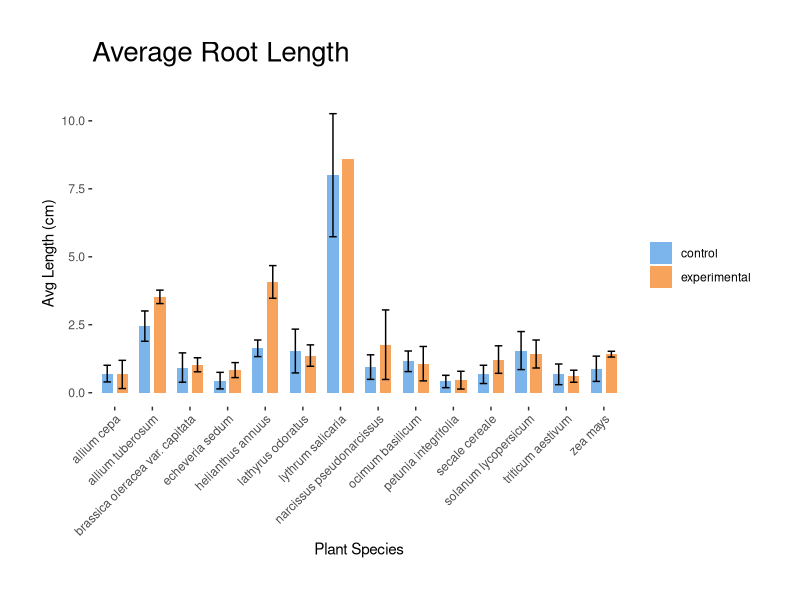
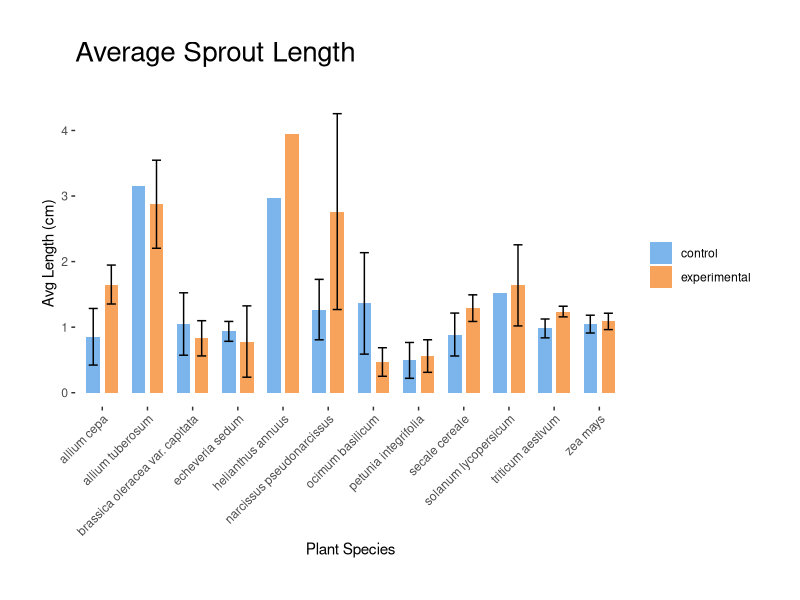
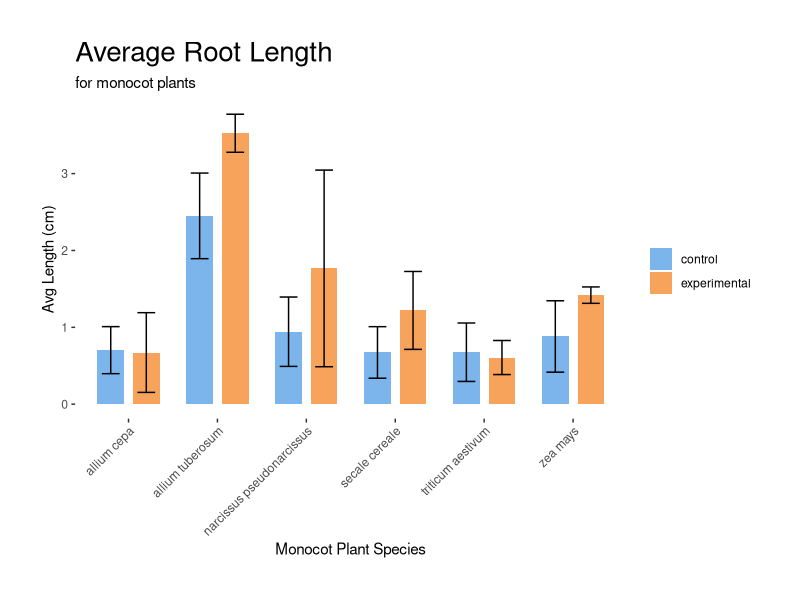
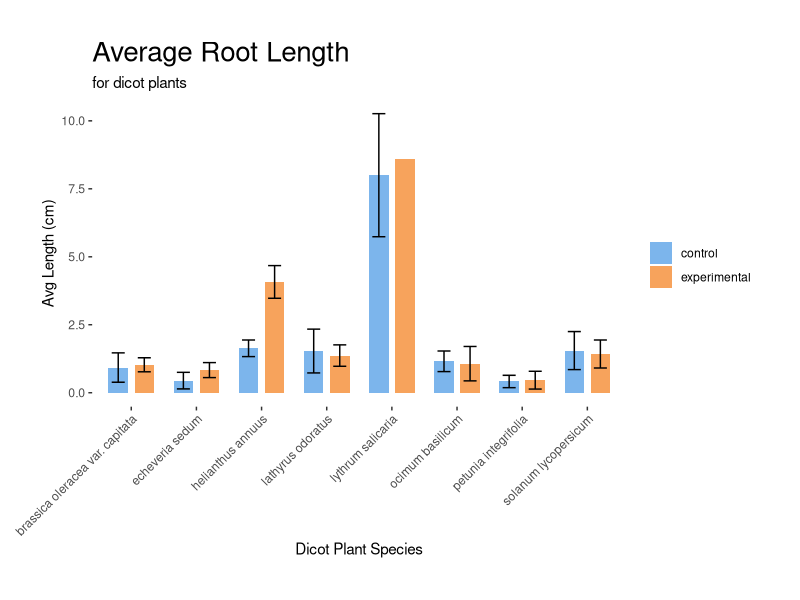
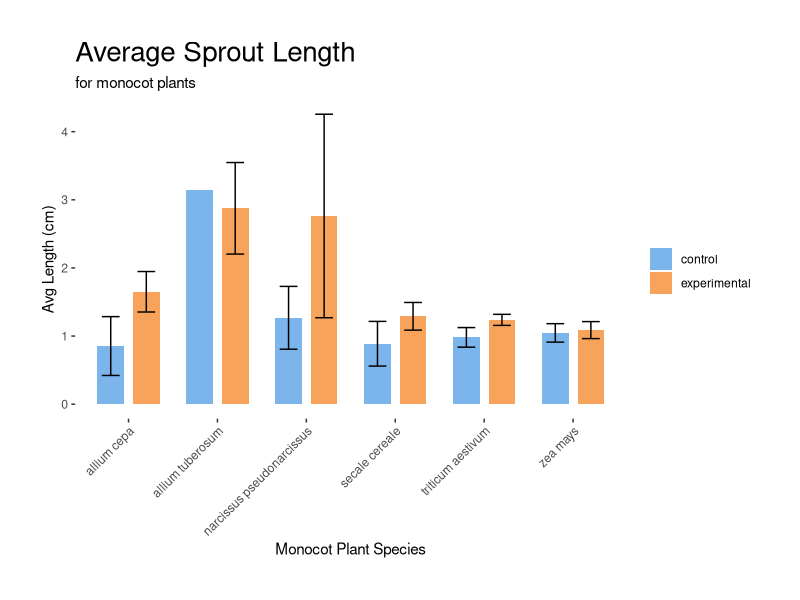
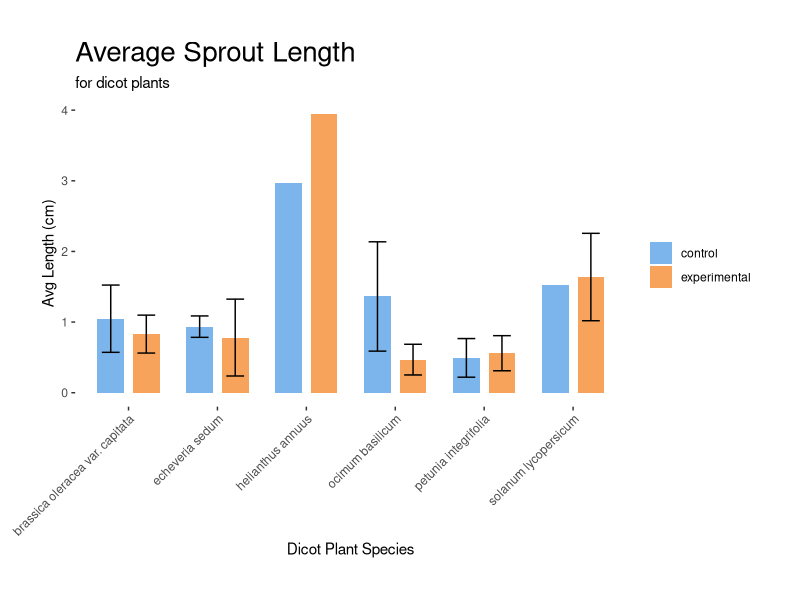
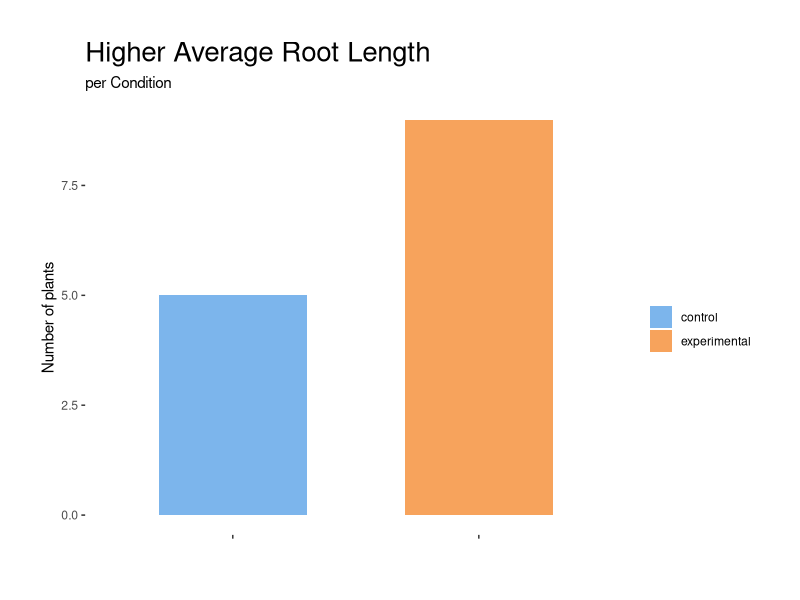
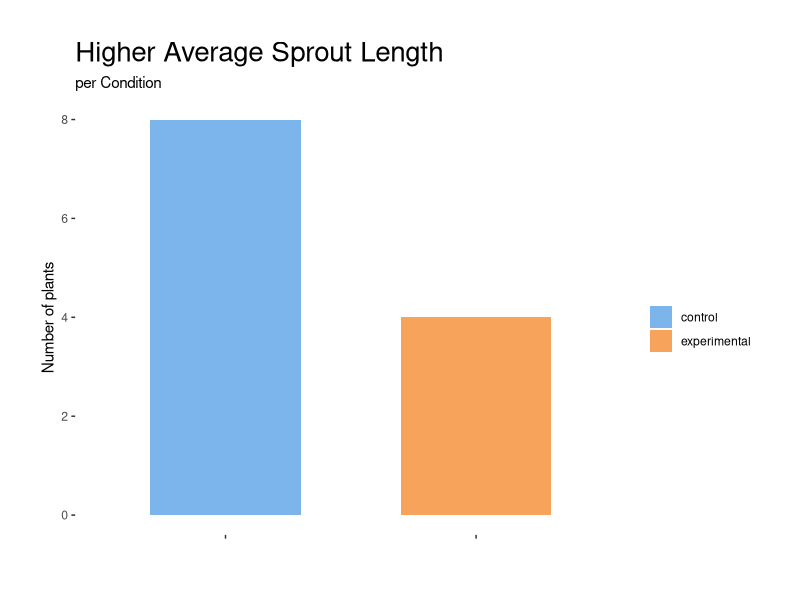

Here is the R script that generated these plots, in order: (Note: this script raises an error after producing the figures.)
## ---- chunk 1
knitr::opts_chunk$set(echo = TRUE)
knitr::opts_chunk$set(fig.width=8)
knitr::opts_chunk$set(warning=FALSE)
knitr::opts_chunk$set(message=FALSE)
## ---- chunk 2
#install.packages("dplyr")
#install.packages("tidyr")
#install.packages("readr")
#install.packages("ggplot2")

## ---- chunk 3
# for data manipulation:
library(dplyr)
library(tidyr)
library(readr)

# for visualization
library(ggplot2)
## ---- chunk 4
if (!file.exists("charts/")) {
  dir.create("charts/", recursive = TRUE)
}
## ---- chunk 5
bioData <- read.csv("rawData.csv")
## ---- chunk 6
bioData[is.na(bioData)] <- 0
## ---- chunk 7
bioData$Plant.Type <- tolower(bioData$Plant.Type)
bioData$Control.Experimental <- tolower(bioData$Control.Experimental)
bioData$Common.Name <- tolower(bioData$Common.Name)
bioData$Scientific.Name <- tolower(bioData$Scientific.Name)
bioData$Group <- factor(bioData$Group)
bioData$Plant.Type <- factor(bioData$Plant.Type)
bioData$Control.Experimental <- factor(bioData$Control.Experimental)
## ---- chunk 8
bioData <- bioData %>%
  rename(Common_Name = Common.Name,
         Scientific_Name = Scientific.Name,
         Plant_Type = Plant.Type,
         Control_Experimental = Control.Experimental,
         Root_Count = number.of.roots.over.all,
         Sprout_Count = number.of.sprouts.over.all,
         Sprout_Week_1_Change_cm = Change.in.week.1..sprout.,
         Sprout_Week_2_Change_cm = change.in.week.2..sprout.,
         Sprout_Week_3_Change_cm = change.in.week.3..sprout.,
         Sprout_Week_4_Change_cm = change.in.week.4..sprout.,
         Seed_Amount = seed.amount,
         Seed_Amount_Variation = seed.amount.variation..,
         Root_Week_1_Change_cm = Change.in.week.1..root.,
         Root_Week_2_Change_cm = change.in.week.2..root.,
         Root_Week_3_Change_cm = change.in.week.3..root.,
         Root_Week_4_Change_cm = change.in.week.4..root.,
         Root_Lengths_cm = Indavidual.lengrths..roots.,
         Sprout_Lengths_cm = Indavidual.langth..sprouts.,
         Healthy_Seed_Count = healthy.seed.count
         )
## ---- chunk 9
bioData <- bioData %>% filter(Healthy_Seed_Count != 0)
## ---- chunk 10
# remove leading and trailing commas
remove_commas <- function(x) {
  gsub("^,|,$", "", x)
}

bioData <- bioData %>%
  group_by(Scientific_Name, Control_Experimental) %>%
  summarize(
    Common_Name = first(Common_Name),
    Root_Lengths_cm = remove_commas(paste(Root_Lengths_cm, collapse = ", ")),
    Plant_Type = first(Plant_Type),
    Root_Count = sum(Root_Count),
    Sprout_Count = sum(Sprout_Count),
    Sprout_Week_1_Change_cm = mean(Sprout_Week_1_Change_cm),
    Sprout_Week_2_Change_cm = mean(Sprout_Week_2_Change_cm),
    Sprout_Week_3_Change_cm = mean(Sprout_Week_3_Change_cm),
    Sprout_Week_4_Change_cm = mean(Sprout_Week_4_Change_cm),
    Seed_Amount = sum(Seed_Amount),
    Seed_Amount_Variation = first(Seed_Amount_Variation),
    Root_Week_1_Change_cm = mean(Root_Week_1_Change_cm),
    Root_Week_2_Change_cm = mean(Root_Week_2_Change_cm),
    Root_Week_3_Change_cm = mean(Root_Week_3_Change_cm),
    Root_Week_4_Change_cm = mean(Root_Week_4_Change_cm),
    Sprout_Lengths_cm = remove_commas(paste(Sprout_Lengths_cm, collapse = ", ")),
    Healthy_Seed_Count = sum(Healthy_Seed_Count)
  ) %>%
  ungroup()
## ---- chunk 11
bioData <- bioData %>% mutate(id = row_number())
bioData <- bioData %>% select(id, everything())
## ---- chunk 12
rootLengthsData <- bioData %>% 
  separate_rows(Root_Lengths_cm, sep = ",") %>% 
  select(id, Root_Length_cm = Root_Lengths_cm)

rootLengthsData <- rootLengthsData %>% 
  mutate(Root_Length_cm = as.numeric(Root_Length_cm))
## ---- chunk 13
sproutLengthsData <- bioData %>%
  separate_rows(Sprout_Lengths_cm, sep = ",") %>%
  select(id, Sprout_Length_cm = Sprout_Lengths_cm) %>%
  mutate(Sprout_Length_cm = as.numeric(Sprout_Length_cm))

sproutLengthsData <- sproutLengthsData[complete.cases(sproutLengthsData),]

bioData <- bioData %>% select(-Root_Lengths_cm, -Sprout_Lengths_cm)
## ---- chunk 14
weeklyRootGrowths <- gather(
                      select(bioData, 
                            id, Scientific_Name, Control_Experimental, Common_Name, Plant_Type,
                            "1" = Root_Week_1_Change_cm, 
                            "2" = Root_Week_2_Change_cm, 
                            "3" = Root_Week_3_Change_cm, 
                            "4" = Root_Week_4_Change_cm), 
                      key = "week", 
                      value = "measurement_cm",
                      -id, -Scientific_Name, -Control_Experimental, -Common_Name, -Plant_Type)
weeklyRootGrowths <- weeklyRootGrowths %>% mutate(week = as.numeric(week))

## ---- chunk 15
weeklySproutGrowths <- gather(
                      select(bioData, 
                            id, Scientific_Name, Control_Experimental, Common_Name, Plant_Type,
                            "1" = Sprout_Week_1_Change_cm, 
                            "2" = Sprout_Week_2_Change_cm, 
                            "3" = Sprout_Week_3_Change_cm, 
                            "4" = Sprout_Week_4_Change_cm), 
                      key = "week", 
                      value = "measurement_cm",
                      -id, -Scientific_Name, -Control_Experimental, -Common_Name, -Plant_Type)
weeklySproutGrowths <- weeklySproutGrowths %>% 
  mutate(week = as.numeric(week))


## ---- chunk 16
bioData <- bioData %>% select(-Root_Week_1_Change_cm, -Root_Week_2_Change_cm, -Root_Week_3_Change_cm, -Root_Week_4_Change_cm, -Sprout_Week_1_Change_cm, -Sprout_Week_2_Change_cm, -Sprout_Week_3_Change_cm, -Sprout_Week_4_Change_cm)
## ---- chunk 17
calculate_summary <- function(main_data, summary_data, id_col, summary_col, summary_name, summary_method){
  summary_values <- summary_data %>%
    group_by({{id_col}}) %>%
    summarize(
      {{summary_name}} := summary_method({{summary_col}})
    )
  
  result <- left_join(main_data, summary_values, by = join_by({{id_col}}))
  return(result)
}
## ---- chunk 18
bioData <- calculate_summary(bioData, rootLengthsData, id, Root_Length_cm, avg_root_length_cm, mean) # average root length
bioData <- mutate(bioData, avg_root_length_cm = avg_root_length_cm / Healthy_Seed_Count)
bioData <- calculate_summary(bioData, sproutLengthsData, id, Sprout_Length_cm, avg_sprout_length_cm, mean) # average sprout length
bioData <- mutate(bioData, avg_sprout_length_cm = avg_sprout_length_cm / Healthy_Seed_Count)
bioData <- calculate_summary(bioData, rootLengthsData, id, Root_Length_cm, median_root_length_cm, median) # Median sprout length
bioData <- calculate_summary(bioData, sproutLengthsData, id, Sprout_Length_cm, median_sprout_length_cm, median) # Median sprout length
bioData <- calculate_summary(bioData, rootLengthsData, id, Root_Length_cm, root_length_sd, sd) # root length standard deviation
bioData <- mutate(bioData, root_length_sd = root_length_sd / Healthy_Seed_Count)
bioData <- calculate_summary(bioData, sproutLengthsData, id, Sprout_Length_cm, sprout_length_sd, sd) # sprout length standard deviation
bioData <- mutate(bioData, sprout_length_sd = sprout_length_sd / Healthy_Seed_Count)
## ---- chunk 19
create_bar_plot <- function(data, x_val, y_val, fill_val, sd = NULL, titleName, subtitleName = "", x_title, y_title, legend = TRUE, hideXAxisText = FALSE,...){
  colors <- c("control" = "#7cb5ec", "experimental" = "#f7a35c")
  
  chart <- ggplot(data, aes(x = {{x_val}}, y = {{y_val}}, fill = {{fill_val}})) +
          geom_bar(stat = "identity", position = position_dodge(width = 0.8), width = 0.6) +
            scale_fill_manual(values = colors, name = "") +
            labs(title = titleName, subtitle = subtitleName, x = x_title, y = y_title) +
            theme(axis.text.x = element_text(angle = 45, hjust = 1),
                  plot.title = element_text(size = 20),
                  plot.margin = margin(30, 30, 30, 30, "pt"),
                  plot.background = element_rect(fill = "white"),      # Set plot background color
                  panel.background = element_rect(fill = "white"))  # Rotate x-axis labels for better readability
  
  if(!missing(sd)){
    sd_filter <- !is.null(data[[deparse(substitute(sd))]]) & data[[deparse(substitute(sd))]] > 0
    chart <- chart + geom_errorbar(aes(ymin = pmax({{y_val}} - {{sd}}, 0), 
                                        ymax = {{y_val}} + {{sd}}), 
                                        width = 0.4, 
                                        position = position_dodge(width = 0.8), na.rm = TRUE)
  }
  
  if(!legend){
    chart <- chart + guides(fill = FALSE)
  }
  
  if(hideXAxisText){
    chart <- chart + theme(axis.text.x = element_blank()) + labs(x = "")
  }
  
  fileName <- paste("charts/",titleName,subtitleName,".png")
  suppressMessages(ggsave(fileName, chart))
  return(chart)
}

create_scatter_plot <- function(data, x_val, y_val, fill_val, line_of_best_fit = FALSE, growth_curve = FALSE, titleName, subtitleName = "", x_title, y_title, legend = TRUE, hideXAxisText = FALSE,...){
  colors <- c("experimental" = "#7cb5ec", "control" = "#f7a35c")
  
  fileName <- paste("charts/",titleName,subtitleName)
  
  chart <- ggplot(data, aes(x = {{x_val}}, y = {{y_val}}, color = {{fill_val}})) + 
    geom_point() +
    scale_color_manual(values = colors, name = "") +
    labs(title = titleName, subtitle = subtitleName, x = x_title, y = y_title) +
    theme(plot.title = element_text(size = 20),
          plot.margin = margin(30, 30, 30, 30, "pt"),
          plot.background = element_rect(fill = "white"),      # Set plot background color
          panel.background = element_rect(fill = "white"))  # Rotate x-axis labels for better

  if(line_of_best_fit){
    chart <- chart + 
      geom_smooth(method = "lm", 
                  formula = y ~ x, 
                  se = TRUE,
                  aes(group = Control_Experimental), 
                  stat = "smooth", 
                  fullrange = TRUE)
    fileName <- paste(fileName, "_lobf")
  }

  if(growth_curve){
    chart <- chart + 
        geom_smooth(method = "loess", 
                    formula = y ~ x, 
                    se = FALSE,
                    aes(group = Control_Experimental), 
                    stat = "smooth", 
                    fullrange = TRUE)
    fileName <- paste(fileName, "_gc")
  }
  fileName <- paste(fileName, ".png")
  suppressMessages(ggsave(fileName, chart))

  return(chart)
}

get_r_squared <- function(data, grouping, value, category){
  r_squared <- data %>% 
    group_by(!!sym(grouping)) %>% 
    summarise(rsquared = summary(lm(as.formula(paste0(value, " ~ ", category))))$r.squared)
  return(r_squared)
}
## ---- chunk 20
bioDataRoot <- bioData %>%
              group_by(Scientific_Name) %>%
              filter(n() == 2) %>%
              filter(all(avg_root_length_cm != 0))

bioDataSprout <- bioData %>%
              group_by(Scientific_Name) %>%
              filter(n() == 2) %>%
              filter(all(avg_sprout_length_cm != 0))
## ---- chunk 21
create_bar_plot(data = bioDataRoot,
                x_val = Scientific_Name,
                y_val = avg_root_length_cm,
                fill_val = Control_Experimental,
                sd = root_length_sd,
                titleName = "Average Root Length",
                x_title = "Plant Species",
                y_title = "Avg Length (cm)")

## ---- chunk 22
create_bar_plot(data = bioDataSprout,
                x_val = Scientific_Name,
                y_val = avg_sprout_length_cm,
                fill_val = Control_Experimental,
                sd = sprout_length_sd,
                titleName = "Average Sprout Length",
                x_title = "Plant Species",
                y_title = "Avg Length (cm)")
## ---- chunk 23
create_bar_plot(data = subset(bioDataRoot, Plant_Type == "monocot"),
                x_val = Scientific_Name,
                y_val = avg_root_length_cm,
                fill_val = Control_Experimental,
                sd = root_length_sd,
                titleName = "Average Root Length",
                subtitleName = "for monocot plants",
                x_title = "Monocot Plant Species",
                y_title = "Avg Length (cm)")
## ---- chunk 24
create_bar_plot(data = subset(bioDataRoot, Plant_Type == "dicot"),
                x_val = Scientific_Name,
                y_val = avg_root_length_cm,
                fill_val = Control_Experimental,
                sd = root_length_sd,
                titleName = "Average Root Length",
                subtitleName = "for dicot plants",
                x_title = "Dicot Plant Species",
                y_title = "Avg Length (cm)")
## ---- chunk 25
create_bar_plot(data = subset(bioDataSprout, Plant_Type == "monocot"),
                x_val = Scientific_Name,
                y_val = avg_sprout_length_cm,
                fill_val = Control_Experimental,
                sd = sprout_length_sd,
                titleName = "Average Sprout Length ",
                subtitleName = "for monocot plants",
                x_title = "Monocot Plant Species",
                y_title = "Avg Length (cm)")
## ---- chunk 26
create_bar_plot(data = subset(bioDataSprout, Plant_Type == "dicot"),
                x_val = Scientific_Name,
                y_val = avg_sprout_length_cm,
                fill_val = Control_Experimental,
                sd = sprout_length_sd,
                titleName = "Average Sprout Length",
                subtitleName = "for dicot plants",
                x_title = "Dicot Plant Species",
                y_title = "Avg Length (cm)")
## ---- chunk 27
unique_plant_names <- unique(bioDataRoot$Scientific_Name)
# Iterate through each unique plant name
for(plant_name in unique_plant_names){
  # Generate a chart for the current plant
  create_bar_plot(data = filter(bioDataRoot, Scientific_Name == plant_name),
                  x_val = Scientific_Name,
                  y_val = avg_root_length_cm,
                  fill_val = Control_Experimental,
                  sd = root_length_sd,
                  titleName = "Average Root Length",
                  subtitleName = paste("for ", plant_name),
                  x_title = "Plant Species",
                  y_title = "Avg Length (cm)",
                  hideXAxisText = TRUE)
}
## ---- chunk 28
unique_plant_names <- unique(bioDataSprout$Scientific_Name)
# Iterate through each unique plant name
for(plant_name in unique_plant_names){
  # Generate a chart for the current plant
  create_bar_plot(data = filter(bioDataSprout, Scientific_Name == plant_name),
                  x_val = Scientific_Name,
                  y_val = avg_sprout_length_cm,
                  fill_val = Control_Experimental,
                  sd = sprout_length_sd,
                  titleName = "Average Sprout Length",
                  subtitleName = paste("for ", plant_name),
                  x_title = "Plant Species",
                  y_title = "Avg Length (cm)",
                  hideXAxisText = TRUE)
}
## ---- chunk 29
higher_length <- bioDataRoot %>%
  group_by(Scientific_Name) %>% 
  summarise(
    higher_length_control = sum(avg_root_length_cm[Control_Experimental == "control"] > avg_root_length_cm[Control_Experimental == "experimental"]),
    higher_length_experimental = sum(avg_root_length_cm[Control_Experimental == "experimental"] > avg_root_length_cm[Control_Experimental == "control"])
  ) %>%
  summarise(
    higher_length_control = sum(higher_length_control),
    higher_length_experimental = sum(higher_length_experimental)
  ) %>%
  pivot_longer(cols = starts_with("higher_length"), names_to = "Category", values_to = "total_count") %>%
  mutate(Category = gsub("higher_length_", "",Category))

create_bar_plot(data = higher_length,
                x_val = Category,
                y_val = total_count,
                fill_val = Category,
                titleName = "Higher Average Root Length",
                subtitleName = "per Condition",
                x_title = "Plant Species",
                y_title = "Number of plants",
                hideXAxisText = TRUE)
## ---- chunk 30
higher_length <- bioDataSprout %>%
  group_by(Scientific_Name) %>% 
  summarise(
    higher_length_control = sum(avg_sprout_length_cm[Control_Experimental == "experimental"] > avg_sprout_length_cm[Control_Experimental == "control"]),
    higher_length_experimental = sum(avg_sprout_length_cm[Control_Experimental == "control"] > avg_sprout_length_cm[Control_Experimental == "experimental"])
  ) %>%
  summarise(
    higher_length_control = sum(higher_length_control),
    higher_length_experimental = sum(higher_length_experimental)
  ) %>%
  pivot_longer(cols = starts_with("higher_length"), names_to = "Category", values_to = "total_count") %>%
  mutate(Category = gsub("higher_length_", "",Category)) %>%
  mutate (sd = 0)

create_bar_plot(data = higher_length,
                x_val = Category,
                y_val = total_count,
                fill_val = Category,
                titleName = "Higher Average Sprout Length",
                subtitleName = "per Condition",
                x_title = "Plant Species",
                y_title = "Number of plants",
                hideXAxisText = TRUE)
## ---- chunk 31
weeklyRootGrowths <- weeklyRootGrowths %>% filter(Scientific_Name != "antirrhinum majus")
weeklySproutGrowths <- weeklySproutGrowths %>% filter(Scientific_Name != "antirrhinum majus")
## ---- chunk 32
create_scatter_plot(data = weeklyRootGrowths, 
                    x_val = week, 
                    y_val = measurement_cm, 
                    fill_val = Control_Experimental,
                    line_of_best_fit = TRUE,
                    titleName = "Weekly Root Growth",
                    x_title = "Week", 
                    y_title = "Measurments (cm)")

create_scatter_plot(data = weeklyRootGrowths, 
                    x_val = week, 
                    y_val = measurement_cm, 
                    fill_val = Control_Experimental,
                    growth_curve = TRUE,
                    titleName = "Weekly Root Growth",
                    x_title = "Week", 
                    y_title = "Measurments (cm)")

rsquared_data <- get_r_squared(data = weeklyRootGrowths, grouping = "Control_Experimental", value = "measurement_cm", category = "week") %>% 
                  mutate(Plant = "All Plants", Plant_Section = "root")
## ---- chunk 33
create_scatter_plot(data = weeklySproutGrowths, 
                    x_val = week, 
                    y_val = measurement_cm, 
                    fill_val = Control_Experimental,
                    line_of_best_fit = TRUE,
                    titleName = "Weekly Sprout Growth", 
                    x_title = "Week", 
                    y_title = "Measurments (cm)")

create_scatter_plot(data = weeklySproutGrowths, 
                    x_val = week, 
                    y_val = measurement_cm, 
                    fill_val = Control_Experimental,
                    growth_curve = TRUE,
                    titleName = "Weekly Sprout Growth", 
                    x_title = "Week", 
                    y_title = "Measurments (cm)")

rsquared_data <- bind_rows(rsquared_data, 
                           get_r_squared(data = weeklySproutGrowths, grouping = "Control_Experimental", value = "measurement_cm", category = "week") %>%
                             mutate(Plant = "All Plants", Plant_Section = "sprout")
                           )

## ---- chunk 34
unique_plant_names <- unique(weeklyRootGrowths$Scientific_Name)
# Iterate through each unique plant name
for(plant_name in unique_plant_names){
  # Generate a chart for the current plant
  create_scatter_plot(data = filter(weeklyRootGrowths, Scientific_Name == plant_name),
                      x_val = week,
                      y_val = measurement_cm,
                      fill_val = Control_Experimental,
                      line_of_best_fit = TRUE,
                      titleName = "Weekly Root Growth",
                      subtitleName = paste("for ", plant_name),
                      x_title = "Week",
                      y_title = "Measurments (cm)")
  
  create_scatter_plot(data = filter(weeklyRootGrowths, Scientific_Name == plant_name),
                      x_val = week,
                      y_val = measurement_cm,
                      fill_val = Control_Experimental,
                      growth_curve = TRUE,
                      titleName = "Weekly Root Growth",
                      subtitleName = paste("for ", plant_name),
                      x_title = "Week",
                      y_title = "Measurments (cm)")
  rsquared_data <- bind_rows(rsquared_data, 
                           get_r_squared(data = filter(weeklyRootGrowths, Scientific_Name == plant_name), 
                                         grouping = "Control_Experimental", 
                                         value = "measurement_cm", category = "week") %>%
                             mutate(Plant = plant_name, Plant_Section = "root")
                           )
}
## ---- chunk 35
unique_plant_names <- unique(weeklySproutGrowths$Scientific_Name)
# Iterate through each unique plant name
for(plant_name in unique_plant_names){
  # Generate a chart for the current plant
  create_scatter_plot(data = filter(weeklySproutGrowths, Scientific_Name == plant_name),
                      x_val = week,
                      y_val = measurement_cm,
                      fill_val = Control_Experimental,
                      line_of_best_fit = TRUE,
                      titleName = "Weekly Sprout Growth",
                      subtitleName = paste("for ", plant_name),
                      x_title = "Week",
                      y_title = "Measurments (cm)")
  
  create_scatter_plot(data = filter(weeklySproutGrowths, Scientific_Name == plant_name),
                      x_val = week,
                      y_val = measurement_cm,
                      fill_val = Control_Experimental,
                      growth_curve = TRUE,
                      titleName = "Weekly Sprout Growth",
                      subtitleName = paste("for ", plant_name),
                      x_title = "Week",
                      y_title = "Measurments (cm)")
    rsquared_data <- bind_rows(rsquared_data, 
                           get_r_squared(data = filter(weeklySproutGrowths, Scientific_Name == plant_name), 
                                         grouping = "Control_Experimental", 
                                         value = "measurement_cm", category = "week") %>%
                             mutate(Plant = plant_name, Plant_Section = "sprout")
                           )
}

## ---- chunk 36
write_csv(rsquared_data, "rsquared_data.csv") # save our rsquared values into a .csv for later use
